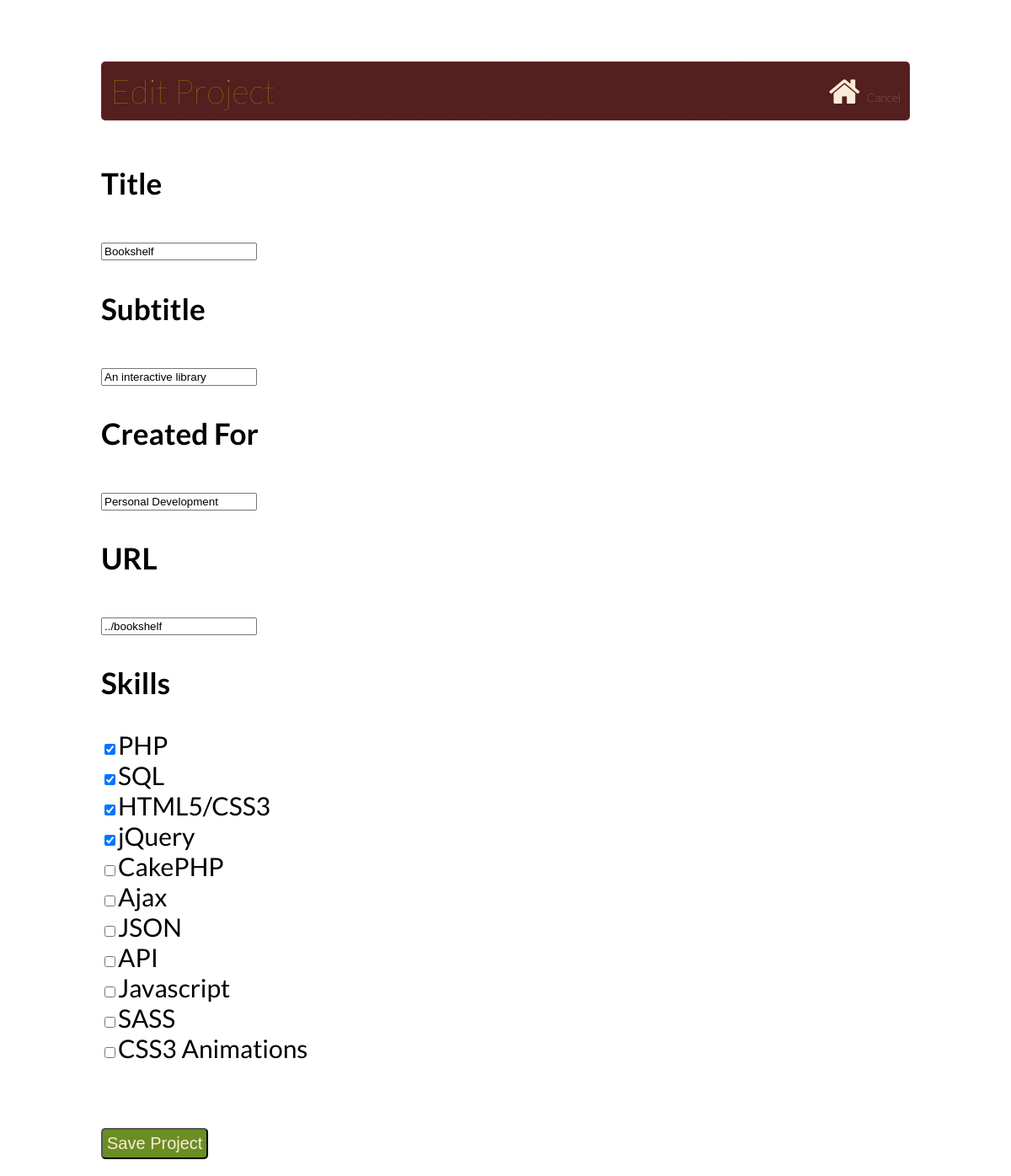
The page /admin/index.php?edit_this_project=10 (signed in) on the database its author committed.
### tables this page shows
CREATE TABLE IF NOT EXISTS `projects` (
  `id` int(11) NOT NULL,
  `title` varchar(100) NOT NULL,
  `subtitle` varchar(250) NOT NULL,
  `url` varchar(200) NOT NULL,
  `image` varchar(150) NOT NULL,
  `created_for` varchar(250) NOT NULL
);

CREATE TABLE IF NOT EXISTS `skills` (
  `id` int(11) NOT NULL,
  `name` varchar(20) NOT NULL
);

### admin/index.php (the view, shortened to what this page needs)
<?php include("inc/header.php");  ?>
<?php
if(isset($_GET['submit_content'])){
    $new_email=$_POST['email'];
    $new_about=$_POST['about'];
    $insert_content = "UPDATE main_content SET email = '{$new_email}', about = '{$new_about}' WHERE id = 5 ";
    $content_result = mysqli_query($connection, $insert_content);
    if($content_result){ $_SESSION['message']="Main Content Updated!"; redirect_to('index.php'); }else{ $_SESSION['message']="Could not update main content"; redirect_to('index.php'); }
 }elseif(isset($_GET['edit_this_project'])){  ?>
    <h4>Edit Project <span class="right"> <a title="Show Link Title" href="index.php?edit_projects"><i class="fa fa-home"></i> <span class="small">Cancel</span>
</a> </span></h4>
    <?php
     $project_id=$_GET['edit_this_project'];
        $query  = "SELECT * FROM projects WHERE id={$project_id}";
        $result = mysqli_query($connection, $query);
        $num_rows = mysqli_num_rows($result);
        if($num_rows>=1){
            foreach($result as $show){     ?>
        <form action="index.php?submit_project=<?php echo $project_id; ?>" method="post" enctype="multipart/form-data">
        <h3>Title</h3>
        <input type="text" name="title" id="title" value="<?php echo $show['title']; ?>" placeholder="Arbytes..." />
        <h3>Subtitle</h3>
        <input type="text" name="subtitle" id="subtitle" value="<?php echo $show['subtitle']; ?>" placeholder="A team collaboration tool..." />
        <h3>Created For</h3>
        <input type="text" name="createdfor" id="createdfor" value="<?php echo $show['created_for']; ?>" placeholder="Personal Development..." />
        <h3>URL</h3>
        <input type="text" name="url" id="url" value="<?php echo $show['url']; ?>" placeholder="../AppName or http://..." />
        <br/>
        <h3>Skills</h3>
        <?php
    $skill_query  = "SELECT * FROM skills";
    $skill_result = mysqli_query($connection, $skill_query);
    $skill_num_rows = mysqli_num_rows($skill_result);
    if($skill_num_rows>=1){
        foreach($skill_result as $skill_show){
            $this_skill_query  = "SELECT * FROM skill_project WHERE skill_id={$skill_show['id']} AND project_id={$project_id}";
            $this_skill_result = mysqli_query($connection, $this_skill_query);
            $this_skill_num_rows = mysqli_num_rows($this_skill_result);
            if($this_skill_num_rows>=1){
                $checked="checked";
            }else{
                $checked="";
            }
             echo "<input type=\"checkbox\" name=\"skill[]\" value=\"".$skill_show['id']."\" ".$checked." >".$skill_show['name']."<br/>";
        }
    }else{ echo "You have no skills! You can edit this project to add skills later."; }
         ?>
<br/><br/>
        <input type="submit" value="Save Project" name="submit">
    </form>
             <?php    }
        }else{ echo "This Project Does Not Exist!"; }
 }elseif(isset($_GET['delete_project'])){
    echo "We're sorry -  You're stuck with this forever.";
         } ?>
<?php include("inc/footer.php"); ?>

### admin/css/style.css (style rules this page uses)
body { background: white; margin: 0; font-size: 20px; font-family: Lato, sans-serif; }
input[type="submit"] { cursor: pointer; font-size: 20px; padding: 5px; border-radius: 5px; background-color: olivedrab; color: antiquewhite; }
a { text-decoration: none; color: #8D3014; }
h4 { font-weight: 100; color: darkgoldenrod; background: rgba(65,7,7,.9); padding: 10px; border-radius: 5px; border: 1px dotted rgba(255,55,140,.3); clear: both; }
h4 a { color: antiquewhite; }
.right { float: right; }
.small { font-size: 14px; position: relative; top: -2px; }
@media only screen and (max-device-width: 800px) { body { font-size: 30px; } }
@media only screen and (max-device-width: 800px) { h4 { font-size: 40px; } }

### rows shown on the page
projects: title "Bookshelf", subtitle "An interactive library", createdfor "Personal Development", url "../bookshelf"
skills: name "PHP"
skills: name "SQL"
skills: name "HTML5/CSS3"
skills: name "jQuery"
skills: name "CakePHP"
skills: name "Ajax"
skills: name "JSON"
skills: name "API"
skills: name "Javascript"
skills: name "SASS"
skills: name "CSS3 Animations"
